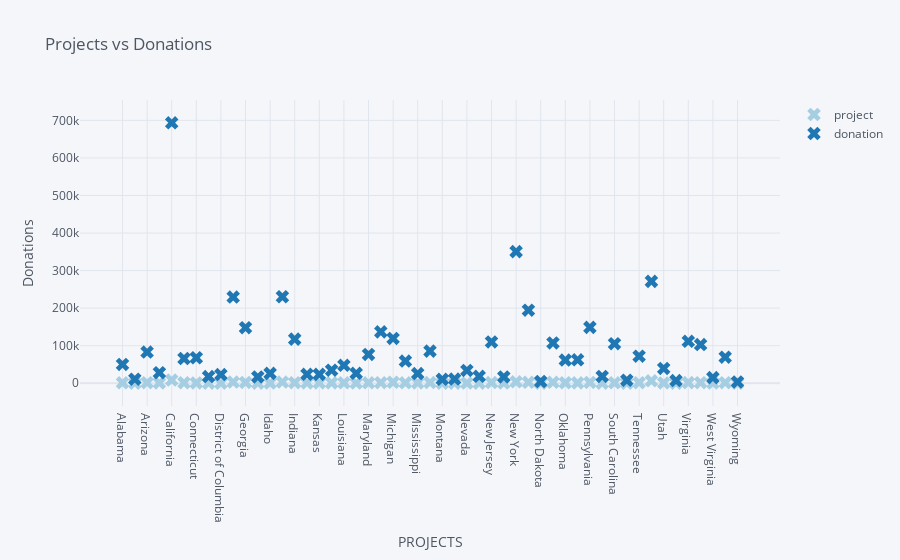

The notebook cell saved with this chart:
### Code cell
df.iplot(kind='scatter',xTitle='PROJECTS',yTitle='Donations',title='Projects vs Donations',symbol='x',
         mode='markers',colorscale='paired')

### Figure 1 — Plotly figure (JSON) as saved in the notebook; plotly's stock layout.template omitted (floating-point values rounded to 4 significant figures)
{"data": [{"line": {"color": "rgba(166, 206, 227, 1.0)", "dash": "solid", "shape": "linear", "width": 1.3}, "marker": {"size": 12, "symbol": "x"}, "mode": "markers", "name": "project", "text": "", "type": "scatter", "x": ["Alabama", "Alaska", "Arizona", "Arkansas", "California", "Colorado", "Connecticut", "Delaware", "District of Columbia", "Florida", "Georgia", "Hawaii", "Idaho", "Illinois", "Indiana", "Iowa", "Kansas", "Kentucky", "Louisiana", "Maine", "Maryland", "Massachusetts", "Michigan", "Minnesota", "Mississippi", "Missouri", "Montana", "Nebraska", "Nevada", "New Hampshire", "New Jersey", "New Mexico", "New York", "North Carolina", "North Dakota", "Ohio", "Oklahoma", "Oregon", "Pennsylvania", "Rhode Island", "South Carolina", "South Dakota", "Tennessee", "Texas", "Utah", "Vermont", "Virginia", "Washington", "West Virginia", "Wisconsin", "Wyoming"], "y": [1141, 273, 1529, 923, 8457, 1321, 816, 208, 227, 3302, 2125, 266, 513, 3126, 1555, 833, 851, 1024, 1215, 483, 1145, 1447, 2653, 1169, 840, 1779, 312, 409, 538, 299, 1775, 546, 3819, 2543, 200, 2546, 1340, 978, 2163, 246, 1260, 317, 1555, 6485, 883, 181, 1656, 1581, 513, 1479, 148]}, {"line": {"color": "rgba(31, 120, 180, 1.0)", "dash": "solid", "shape": "linear", "width": 1.3}, "marker": {"size": 12, "symbol": "x"}, "mode": "markers", "name": "donation", "text": "", "type": "scatter", "x": ["Alabama", "Alaska", "Arizona", "Arkansas", "California", "Colorado", "Connecticut", "Delaware", "District of Columbia", "Florida", "Georgia", "Hawaii", "Idaho", "Illinois", "Indiana", "Iowa", "Kansas", "Kentucky", "Louisiana", "Maine", "Maryland", "Massachusetts", "Michigan", "Minnesota", "Mississippi", "Missouri", "Montana", "Nebraska", "Nevada", "New Hampshire", "New Jersey", "New Mexico", "New York", "North Carolina", "North Dakota", "Ohio", "Oklahoma", "Oregon", "Pennsylvania", "Rhode Island", "South Carolina", "South Dakota", "Tennessee", "Texas", "Utah", "Vermont", "Virginia", "Washington", "West Virginia", "Wisconsin", "Wyoming"], "y": [50002, 10729, 83092, 28021, 693577, 65940, 67892, 17872, 23217, 229542, 147897, 16707, 26245, 230350, 117470, 23894, 23598, 34700, 47699, 26550, 76769, 136845, 119337, 59078, 25863, 85597, 10614, 11131, 34220, 18555, 109926, 16734, 350553, 194465, 4666, 107401, 61697, 62418, 148752, 18129, 105421, 7982, 72123, 271348, 39336, 7157, 111740, 103021, 14929, 69479, 3476]}], "layout": {"legend": {"bgcolor": "#F5F6F9", "font": {"color": "#4D5663"}}, "paper_bgcolor": "#F5F6F9", "plot_bgcolor": "#F5F6F9", "title": {"font": {"color": "#4D5663"}, "text": "Projects vs Donations"}, "xaxis": {"gridcolor": "#E1E5ED", "showgrid": true, "tickfont": {"color": "#4D5663"}, "title": {"font": {"color": "#4D5663"}, "text": "PROJECTS"}, "zerolinecolor": "#E1E5ED"}, "yaxis": {"gridcolor": "#E1E5ED", "showgrid": true, "tickfont": {"color": "#4D5663"}, "title": {"font": {"color": "#4D5663"}, "text": "Donations"}, "zerolinecolor": "#E1E5ED"}}}
